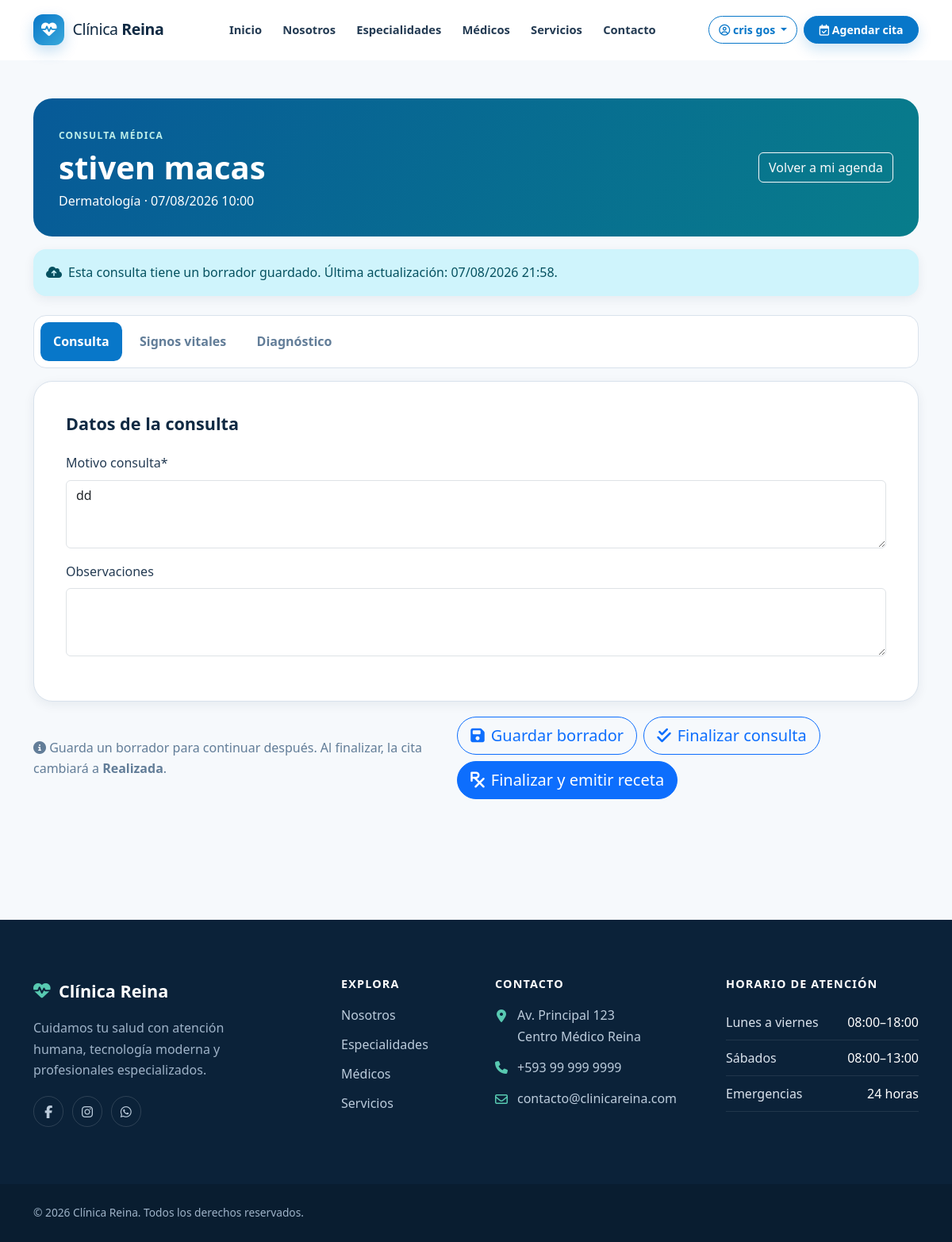
Page /historial/citas/4/atender/ (signed in) on the committed database.
### apps/citas/models.py (models this page shows, shortened)
class Cita(models.Model):
    PENDIENTE = "PENDIENTE"
    CONFIRMADA = "CONFIRMADA"
    CANCELADA = "CANCELADA"
    ATENDIDA = "ATENDIDA"
    REAGENDADA = "REAGENDADA"
    ESTADOS = [
        (PENDIENTE, "Pendiente"),
        (CONFIRMADA, "Confirmada"),
        (REAGENDADA, "Reagendada"),
        (ATENDIDA, "Realizada"),
        (CANCELADA, "Cancelada"),
    ]
    paciente = models.ForeignKey(settings.AUTH_USER_MODEL, on_delete=models.PROTECT, related_name="citas")
    medico = models.ForeignKey("medicos.Medico", on_delete=models.PROTECT, related_name="citas")
    especialidad = models.ForeignKey("especialidades.Especialidad", on_delete=models.PROTECT, related_name="citas")
    fecha = models.DateField()
    hora = models.TimeField()
    motivo = models.TextField(max_length=500)
    estado = models.CharField(max_length=12, choices=ESTADOS, default=PENDIENTE)
    creado_en = models.DateTimeField(auto_now_add=True)
    recordatorio_whatsapp_enviado = models.BooleanField(default=False)
    fecha_recordatorio_whatsapp = models.DateTimeField(null=True, blank=True)
    whatsapp_message_id = models.CharField(max_length=255, blank=True)
    estado_recordatorio_whatsapp = models.CharField(max_length=30, blank=True)
    error_recordatorio_whatsapp = models.TextField(blank=True)
    class Meta:
        ordering = ("fecha", "hora")
        constraints = [
            models.UniqueConstraint(
                fields=("medico", "fecha", "hora"),
                condition=~models.Q(estado="CANCELADA"),
                name="cita_medico_fecha_hora_activa_unica",
            )
        ]

### apps/especialidades/models.py (models this page shows, shortened)
class Especialidad(models.Model):
    nombre = models.CharField(
        max_length=100,
        unique=True,
        verbose_name="Nombre"
    )
    descripcion = models.TextField(
        verbose_name="Descripción",
        blank=True
    )
    imagen = models.ImageField(
        upload_to="especialidades/",
        blank=True,
        null=True,
        verbose_name="Imagen"
    )
    activo = models.BooleanField(
        default=True,
        verbose_name="Activo"
    )
    fecha_creacion = models.DateTimeField(
        auto_now_add=True
    )
    class Meta:
        verbose_name = "Especialidad"
        verbose_name_plural = "Especialidades"
        ordering = [
            "nombre"
        ]

### apps/historial/models.py (models this page shows, shortened)
class HistorialClinico(models.Model):
    cita = models.OneToOneField("citas.Cita", on_delete=models.PROTECT, related_name="historial_clinico")
    medico = models.ForeignKey("medicos.Medico", on_delete=models.PROTECT, related_name="historiales")
    paciente = models.ForeignKey("auth.User", on_delete=models.PROTECT, related_name="historiales_clinicos")
    motivo_consulta = models.TextField(max_length=1000, blank=True)
    peso = models.DecimalField(max_digits=5, decimal_places=2, null=True, blank=True, help_text="Kilogramos")
    talla = models.DecimalField(max_digits=4, decimal_places=2, null=True, blank=True, help_text="Metros")
    temperatura = models.DecimalField(max_digits=4, decimal_places=1, null=True, blank=True, help_text="°C")
    presion_arterial = models.CharField(max_length=20, blank=True)
    frecuencia_cardiaca = models.PositiveSmallIntegerField(null=True, blank=True, help_text="Latidos por minuto")
    saturacion_oxigeno = models.PositiveSmallIntegerField(null=True, blank=True, help_text="Porcentaje")
    diagnostico = models.TextField(max_length=3000, blank=True)
    tratamiento = models.TextField(max_length=3000, blank=True)
    observaciones = models.TextField(max_length=2000, blank=True)
    finalizado = models.BooleanField(default=False)
    atendida_en = models.DateTimeField(auto_now_add=True)
    actualizado_en = models.DateTimeField(auto_now=True)
    class Meta:
        ordering = ("-atendida_en",)
        verbose_name = "Historial clínico"
        verbose_name_plural = "Historias clínicas"

### apps/historial/views.py (the view, shortened to what this page needs)
# urls.py: urlpatterns = [path("citas/<int:pk>/atender/", views.atender_cita, name="atender_cita")]
@solo_medico
def atender_cita(request, pk):
    medico = get_object_or_404(Medico, usuario=request.user, activo=True)
    cita = get_object_or_404(
        Cita.objects.select_related("paciente", "especialidad", "medico"),
        pk=pk, medico=medico,
    )
    if cita.estado == Cita.ATENDIDA:
        messages.info(request, "Esta consulta ya fue realizada.")
        return redirect("dashboard:medico")
    if cita.estado != Cita.CONFIRMADA:
        messages.error(request, "La cita debe estar confirmada antes de iniciar la atención.")
        return redirect("dashboard:medico")
    borrador = HistorialClinico.objects.filter(cita=cita, medico=medico).first()
    campos = (
        "motivo_consulta", "peso", "talla", "temperatura", "presion_arterial",
        "frecuencia_cardiaca", "saturacion_oxigeno", "diagnostico", "tratamiento", "observaciones",
    )
    initial = {"motivo_consulta": cita.motivo}
    if borrador:
        initial.update({campo: getattr(borrador, campo) for campo in campos})
    accion = request.POST.get("accion") if request.method == "POST" else None
    es_borrador = accion == "guardar_borrador"
    form = AtencionMedicaForm(request.POST or None, initial=initial, permitir_incompleto=es_borrador)
    return render(request, "historial/atender_cita.html", {"form": form, "cita": cita, "borrador": borrador})

### apps/historial/forms.py
class AtencionMedicaForm(forms.Form):
    motivo_consulta = forms.CharField(widget=forms.Textarea(attrs={"rows": 3}))
    peso = forms.DecimalField(required=False, min_value=1, max_value=500, decimal_places=2)
    talla = forms.DecimalField(required=False, min_value=0.3, max_value=3, decimal_places=2)
    temperatura = forms.DecimalField(required=False, min_value=30, max_value=45, decimal_places=1)
    presion_arterial = forms.CharField(required=False, max_length=20, help_text="Ejemplo: 120/80")
    frecuencia_cardiaca = forms.IntegerField(required=False, min_value=20, max_value=250)
    saturacion_oxigeno = forms.IntegerField(required=False, min_value=50, max_value=100)
    diagnostico = forms.CharField(widget=forms.Textarea(attrs={"rows": 4}))
    tratamiento = forms.CharField(widget=forms.Textarea(attrs={"rows": 4}))
    observaciones = forms.CharField(required=False, widget=forms.Textarea(attrs={"rows": 3}))
    def __init__(self, *args, permitir_incompleto=False, **kwargs):
        super().__init__(*args, **kwargs)
        if permitir_incompleto:
            for campo in ("motivo_consulta", "diagnostico", "tratamiento"):
                self.fields[campo].required = False

### apps/usuarios/models.py (called while the page is built)
    @property
    def es_administrador(self):
        return self.rol == self.Rol.ADMIN or self.usuario.is_superuser

### templates/historial/atender_cita.html (shortened to what this page needs)
{% extends "base.html" %}{% load static crispy_forms_tags %}{% block title %}Atender consulta | Clínica Reina{% endblock %}{% block css %}<link rel="stylesheet" href="{% static 'css/consulta.css' %}">{% endblock %}
{% block content %}<section class="consultation-page py-5"><div class="container"><header class="consultation-header" data-animate="fade-up"><div><span>CONSULTA MÉDICA</span><h1>{{ cita.paciente.get_full_name|default:cita.paciente.username }}</h1><p>{{ cita.especialidad.nombre }} · {{ cita.fecha|date:'d/m/Y' }} {{ cita.hora|time:'H:i' }}</p></div><a href="{% url 'dashboard:medico' %}" class="btn btn-outline-light">Volver a mi agenda</a></header>
{% if borrador %}<div class="alert alert-info mt-3"><i class="fa-solid fa-cloud-arrow-up me-2"></i>Esta consulta tiene un borrador guardado. Última actualización: {{ borrador.actualizado_en|date:'d/m/Y H:i' }}.</div>{% endif %}
<form method="post" class="consultation-form" data-consultation-form novalidate>{% csrf_token %}{% if form.non_field_errors %}<div class="alert alert-danger">{{ form.non_field_errors }}</div>{% endif %}
<nav class="consultation-tabs" aria-label="Secciones de la consulta"><button type="button" class="active" data-tab-target="consulta">Consulta</button><button type="button" data-tab-target="signos">Signos vitales</button><button type="button" data-tab-target="diagnostico">Diagnóstico</button></nav>
<section class="consultation-panel active" data-tab-panel="consulta"><h2>Datos de la consulta</h2>{{ form.motivo_consulta|as_crispy_field }}{{ form.observaciones|as_crispy_field }}</section>
<footer class="consultation-submit"><p><i class="fa-solid fa-circle-info"></i> Guarda un borrador para continuar después. Al finalizar, la cita cambiará a <strong>Realizada</strong>.</p><div class="d-flex flex-wrap gap-2"><button class="btn btn-outline-primary btn-lg" type="submit" name="accion" value="guardar_borrador" formnovalidate><i class="fa-solid fa-floppy-disk me-2"></i>Guardar borrador</button><button class="btn btn-outline-primary btn-lg" type="submit" name="accion" value="finalizar" data-loading-text="Guardando consulta…"><i class="fa-solid fa-check-double me-2"></i>Finalizar consulta</button><button class="btn btn-primary btn-lg" type="submit" name="accion" value="finalizar_receta" data-loading-text="Guardando consulta…"><i class="fa-solid fa-prescription me-2"></i>Finalizar y emitir receta</button></div></footer></form></div></section>{% endblock %}

### templates/componentes/navbar.html (shortened to what this page needs)
{% load socialaccount %}
<nav class="clinic-navbar navbar navbar-expand-xl sticky-top" aria-label="Navegación principal" data-navbar>
  <div class="container">
    <a class="clinic-navbar__brand navbar-brand" href="{% url 'pagina:inicio' %}" aria-label="Clínica Reina, inicio">
      <span class="clinic-navbar__logo" aria-hidden="true"><i class="fa-solid fa-heart-pulse"></i></span>
      <span>Clínica <strong>Reina</strong></span>
    </a>
    <div class="collapse navbar-collapse" id="menuNavbar">
      <ul class="navbar-nav mx-xl-auto">
        <li class="nav-item"><a class="nav-link" href="{% url 'pagina:inicio' %}">Inicio</a></li>
        <li class="nav-item"><a class="nav-link" href="{% url 'pagina:nosotros' %}">Nosotros</a></li>
        <li class="nav-item"><a class="nav-link" href="{% url 'pagina:especialidades' %}">Especialidades</a></li>
        <li class="nav-item"><a class="nav-link" href="{% url 'pagina:medicos' %}">Médicos</a></li>
        <li class="nav-item"><a class="nav-link" href="{% url 'pagina:servicios' %}">Servicios</a></li>
        <li class="nav-item"><a class="nav-link" href="{% url 'pagina:contacto' %}">Contacto</a></li>
      </ul>
      <div class="clinic-navbar__actions d-flex flex-column flex-xl-row align-items-xl-center gap-2">
        {% if user.is_authenticated %}
          <div class="dropdown">
            <button class="btn clinic-user-menu dropdown-toggle" type="button" data-bs-toggle="dropdown" aria-expanded="false">
              <i class="fa-regular fa-circle-user" aria-hidden="true"></i>
              <span>{{ user.get_full_name|default:user.username }}</span>
            </button>
          </div>
        {% endif %}
        <a href="{% url 'citas:agendar' %}" class="btn clinic-appointment-btn"><i class="fa-regular fa-calendar-check" aria-hidden="true"></i> Agendar cita</a>
      </div>
    </div>
  </div>
</nav>

### static/css/variables.css (style rules this page uses)
:root { --color-primary: #0877c9; --color-primary-dark: #075a98; --color-primary-soft: #e9f5fd; --color-secondary: #64748b; --color-success: #1f9d7a; --color-success-soft: #e7f7f1; --color-danger: #dc3545; --color-dark: #102a43; --color-background: #f6f9fc; --color-surface: #ffffff; --color-text: #243b53; --color-muted: #627d98; --color-border: #d9e2ec; --font-family: "Segoe UI", Roboto, "Helvetica Neue", Arial, sans-serif; --radius-sm: .5rem; --radius-md: 1rem; --radius-lg: 1.5rem; --radius-pill: 999px; --shadow-sm: 0 4px 14px rgb(16 42 67 / 7%); --shadow-md: 0 14px 36px rgb(16 42 67 / 12%); --shadow-lg: 0 24px 60px rgb(16 42 67 / 16%); --space-xs: .5rem; --space-sm: .75rem; --space-md: 1rem; --space-lg: 1.5rem; --space-xl: 2.5rem; --transition-fast: 180ms ease; --transition-normal: 320ms ease; --navbar-height: 76px; }

### static/css/base.css (style rules this page uses)
html { scroll-behavior: smooth; scroll-padding-top: calc(var(--navbar-height) + 1rem); }
body { min-height: 100vh; display: flex; flex-direction: column; margin: 0; overflow-x: hidden; color: var(--color-text); background: var(--color-background); font-family: var(--font-family); line-height: 1.65; text-rendering: optimizeLegibility; }
h1, h2, h3, h4, h5, h6 { color: var(--color-dark); font-weight: 700; line-height: 1.2; text-wrap: balance; }
p { text-wrap: pretty; }
a { color: var(--color-primary); text-decoration: none; transition: color var(--transition-fast); }
section { position: relative; }
.alert { border: 0; border-radius: var(--radius-md); box-shadow: var(--shadow-sm); }

### static/css/animations.css (style rules this page uses)
[data-animate] { opacity: 0; transition-property: opacity, transform; transition-duration: var(--animate-duration, 600ms); transition-delay: var(--animate-delay, 0ms); transition-timing-function: cubic-bezier(.2, .7, .2, 1); }
[data-animate="fade-up"] { transform: translateY(28px); }

### static/css/navbar.css (style rules this page uses)
.clinic-navbar { min-height: var(--navbar-height); padding-block: .75rem; background: rgb(255 255 255 / 96%); border-bottom: 1px solid transparent; backdrop-filter: blur(14px); transition: min-height var(--transition-normal), box-shadow var(--transition-normal), border-color var(--transition-normal); }
.clinic-navbar__brand { display: inline-flex; align-items: center; gap: .65rem; color: var(--color-dark); font-size: 1.22rem; letter-spacing: -.02em; }
.clinic-navbar__logo { display: inline-grid; width: 2.45rem; height: 2.45rem; place-items: center; color: #fff; background: linear-gradient(135deg, var(--color-primary), #39a9db); border-radius: .75rem; box-shadow: 0 7px 18px rgb(8 119 201 / 24%); }
.clinic-navbar .nav-link { position: relative; margin-inline: .1rem; padding: .65rem .72rem !important; color: var(--color-text); font-size: .92rem; font-weight: 600; }
.clinic-navbar .nav-link::after { position: absolute; right: .7rem; bottom: .35rem; left: .7rem; height: 2px; content: ""; background: var(--color-primary); transform: scaleX(0); transition: transform var(--transition-fast); }
.clinic-navbar__actions .btn { white-space: nowrap; border-radius: var(--radius-pill); font-size: .88rem; font-weight: 700; }
.clinic-login-btn, .clinic-user-menu { color: var(--color-primary); background: transparent; border-color: var(--color-primary); }
.clinic-appointment-btn { padding-inline: 1.15rem; color: #fff; background: var(--color-primary); border-color: var(--color-primary); box-shadow: 0 7px 18px rgb(8 119 201 / 20%); }

### rows in the picture
Cita: paciente.get_full_name "stiven macas", especialidad.nombre "Dermatología", fecha "07/08/2026", hora "10:00"
HistorialClinico: actualizado_en "07/08/2026 21:58", motivo_consulta "dd"

### other values in the picture
{{ user.get_full_name|default:user.username }} "cris gos"
